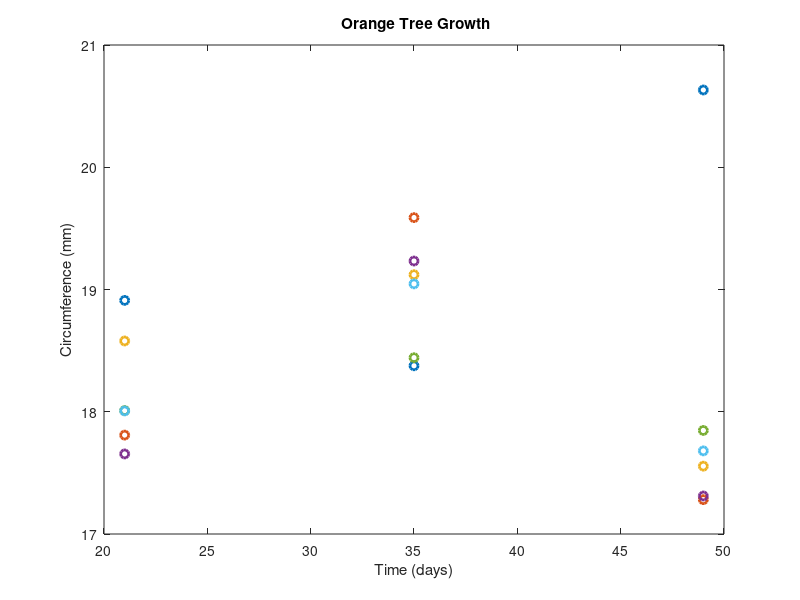

Here is the MATLAB script that generated this plot: (Note: this script raises an error after producing the figure.)
clear;
close all;

% CIRC = [16.5880	18.4210	17.1890;
%         17.6390	18.0130	20.1540;
%         17.4320	18.0220	19.6900;
%         17.2500	17.8000	19.0260;
%         16.2390	18.5800	18.2630;
%         16.7550	18.3050	19.1410];
CIRC = [18.9110000000000,18.3760000000000,20.6320000000000;
    17.8090000000000,19.5880000000000,17.2810000000000;
    18.5790000000000,19.1210000000000,17.5550000000000;
    17.6550000000000,19.2330000000000,17.3110000000000;
    18.0100000000000,18.4420000000000,17.8470000000000;
    18.0070000000000,19.0460000000000,17.6800000000000];
% CIRC = [95.2720000000000,92.7400000000000,88.9270000000000;
%     85.1790000000000,90.2100000000000,90.3730000000000];
time = [21 35 49];

h = plot(time,CIRC','o','LineWidth',2);
xlabel('Time (days)')
ylabel('Circumference (mm)')
title('{\bf Orange Tree Growth}')
legend([repmat('Tree ',6,1),num2str((1:6)')],...
       'Location','NW')
grid on
hold on
% Y = p1*x^2+p2*x+p3
% model = @(PHI,t)(PHI(:,1))./(1+exp(-(t-PHI(:,2))./PHI(:,3)));
model = @(PHI, t) PHI(:, 1).*t.^3 + PHI(:, 2).*t.^2 + PHI(:, 3).*t + PHI(:, 4);

TIME = repmat(time,6,1);
NUMS = repmat((1:6)',size(time));

beta0 = [1 1 1 1];
[beta1,PSI1,stats1] = nlmefit(TIME(:),CIRC(:),NUMS(:),...
                              [],model,beta0)
                          
[beta2,PSI2,stats2,b2] = nlmefit(TIME(:),CIRC(:),...
    NUMS(:),[],model,beta0,'REParamsSelect',[1 2]);

PHI = repmat(beta2,1,6) + ...          % Fixed effects
      [b2(1,:);zeros(1,6);b2(2,:)];    % Random effects

tplot = 21:1:49;
for I = 1:6
%   fitted_model=@(t)(PHI(1,I))./(1+exp(-(t-PHI(2,I))./ ... 
%        PHI(3,I)));
    fitted_model = @(t) PHI(1, I).*t.^3 + PHI(2, I).*t.^2 + PHI(3, I).*t + PHI(4, I);
    plot(tplot,fitted_model(tplot),'Color',h(I).Color, ...
	   'LineWidth',2)
end